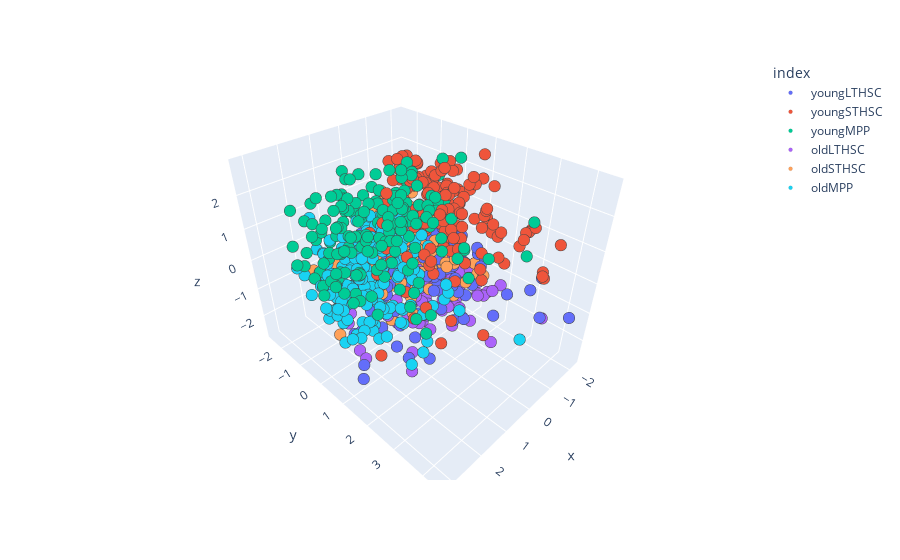

Notebook code cell kept with this figure:
### Code cell
encoded = {'oldLTHSC':0, 'oldMPP':1, 'oldSTHSC':2, 'youngLTHSC':3, 'youngMPP':4, 'youngSTHSC':5}
cells = ['oldLTHSC' ,'oldMPP', 'oldSTHSC', 'youngLTHSC' ,'youngMPP' ,'youngSTHSC']
cell_types = [encoded.get(x, x) for x in dfz.index]
colormap = ['r', 'b', 'g', 'y', 'c', 'm']
cell_colors = [colormap[x] for x in cell_types]
dfpca = pd.DataFrame(zcomps, index = dfzbest.index)
dfpca
fig = px.scatter_3d(dfpca, zcomps[:,0], zcomps[:,1],zcomps[:,2], dfpca.index)
fig.update_traces(marker=dict(opacity =1, size=4,
                              line=dict(width= .1)))

fig.show()

### Figure 1 — Plotly figure (JSON) as saved in the notebook; plotly's stock layout.template omitted (floating-point values rounded to 4 significant figures; data arrays with more than 128 entries replaced by an {"elided": "..."} marker saying what was removed)
{"data": [{"hovertemplate": "index=youngLTHSC<br>x=%{x}<br>y=%{y}<br>z=%{z}<extra></extra>", "legendgroup": "youngLTHSC", "marker": {"color": "#636efa", "line": {"width": 0.1}, "opacity": 1, "size": 4, "symbol": "circle"}, "mode": "markers", "name": "youngLTHSC", "scene": "scene", "showlegend": true, "type": "scatter3d", "x": {"elided": "167 float values"}, "y": {"elided": "167 float values"}, "z": {"elided": "167 float values"}}, {"hovertemplate": "index=youngSTHSC<br>x=%{x}<br>y=%{y}<br>z=%{z}<extra></extra>", "legendgroup": "youngSTHSC", "marker": {"color": "#EF553B", "line": {"width": 0.1}, "opacity": 1, "size": 4, "symbol": "circle"}, "mode": "markers", "name": "youngSTHSC", "scene": "scene", "showlegend": true, "type": "scatter3d", "x": {"elided": "163 float values"}, "y": {"elided": "163 float values"}, "z": {"elided": "163 float values"}}, {"hovertemplate": "index=youngMPP<br>x=%{x}<br>y=%{y}<br>z=%{z}<extra></extra>", "legendgroup": "youngMPP", "marker": {"color": "#00cc96", "line": {"width": 0.1}, "opacity": 1, "size": 4, "symbol": "circle"}, "mode": "markers", "name": "youngMPP", "scene": "scene", "showlegend": true, "type": "scatter3d", "x": {"elided": "168 float values"}, "y": {"elided": "168 float values"}, "z": {"elided": "168 float values"}}, {"hovertemplate": "index=oldLTHSC<br>x=%{x}<br>y=%{y}<br>z=%{z}<extra></extra>", "legendgroup": "oldLTHSC", "marker": {"color": "#ab63fa", "line": {"width": 0.1}, "opacity": 1, "size": 4, "symbol": "circle"}, "mode": "markers", "name": "oldLTHSC", "scene": "scene", "showlegend": true, "type": "scatter3d", "x": {"elided": "183 float values"}, "y": {"elided": "183 float values"}, "z": {"elided": "183 float values"}}, {"hovertemplate": "index=oldSTHSC<br>x=%{x}<br>y=%{y}<br>z=%{z}<extra></extra>", "legendgroup": "oldSTHSC", "marker": {"color": "#FFA15A", "line": {"width": 0.1}, "opacity": 1, "size": 4, "symbol": "circle"}, "mode": "markers", "name": "oldSTHSC", "scene": "scene", "showlegend": true, "type": "scatter3d", "x": {"elided": "189 float values"}, "y": {"elided": "189 float values"}, "z": {"elided": "189 float values"}}, {"hovertemplate": "index=oldMPP<br>x=%{x}<br>y=%{y}<br>z=%{z}<extra></extra>", "legendgroup": "oldMPP", "marker": {"color": "#19d3f3", "line": {"width": 0.1}, "opacity": 1, "size": 4, "symbol": "circle"}, "mode": "markers", "name": "oldMPP", "scene": "scene", "showlegend": true, "type": "scatter3d", "x": {"elided": "188 float values"}, "y": {"elided": "188 float values"}, "z": {"elided": "188 float values"}}], "layout": {"legend": {"title": {"text": "index"}, "tracegroupgap": 0}, "margin": {"t": 60}, "scene": {"domain": {"x": [0, 1], "y": [0, 1]}, "xaxis": {"title": {"text": "x"}}, "yaxis": {"title": {"text": "y"}}, "zaxis": {"title": {"text": "z"}}}}}
